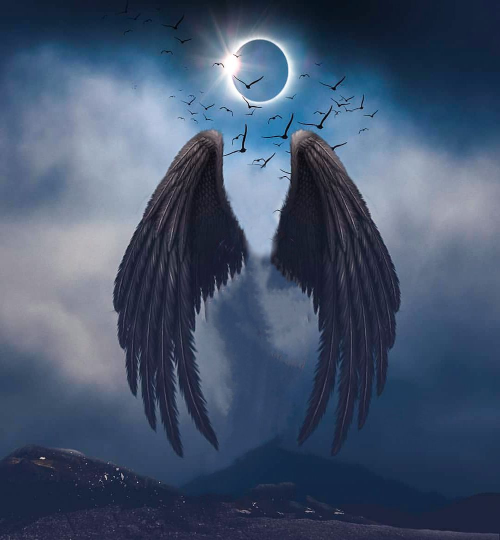
#> input picture images/wings.jpg, 1000 x 1080 px (shown at 1/2 size)
$ python demoImagen.py   (older library calls are emulated)
#> lines starting #> are read from the running program, lines starting #| are printed output that depends on the picture
from PIL import Image
from PIL import ImageOps
from PIL import ImageFilter


img = Image.open('./wings.jpg')
#> img is the input picture: PIL image 1000x1080 RGB; mean R, G, B 68, 83.6, 108.2

img = ImageOps.autocontrast(img)
img = ImageOps.equalize(img)
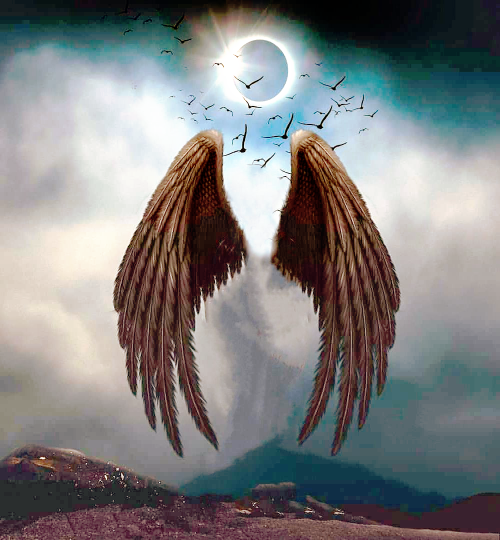
#> img: PIL image 1000x1080 RGB (shown at 1/2 size); mean R, G, B 126.3, 126.4, 126.6
img = img.filter(ImageFilter.EDGE_ENHANCE)
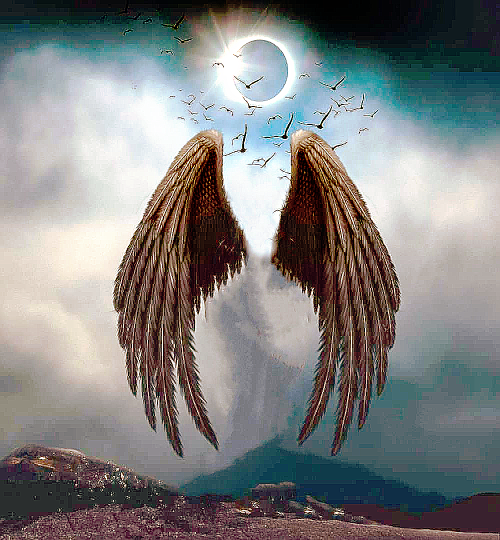
#> img: PIL image 1000x1080 RGB (shown at 1/2 size); mean R, G, B 127.9, 128.5, 128

img.thumbnail((843,512),Image.ANTIALIAS)
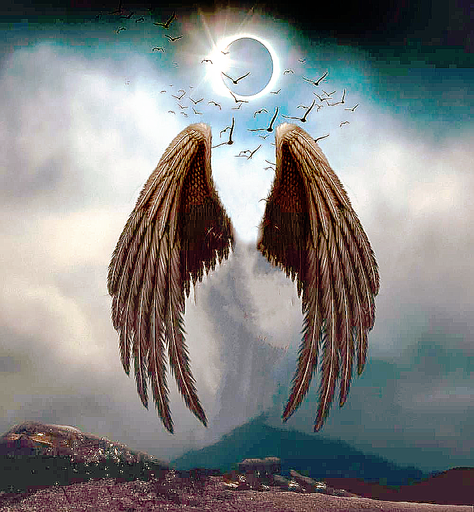
#> img: PIL image 474x512 RGB; mean R, G, B 127.9, 128.6, 128

img = ImageOps.expand(img, border=1,fill=0)
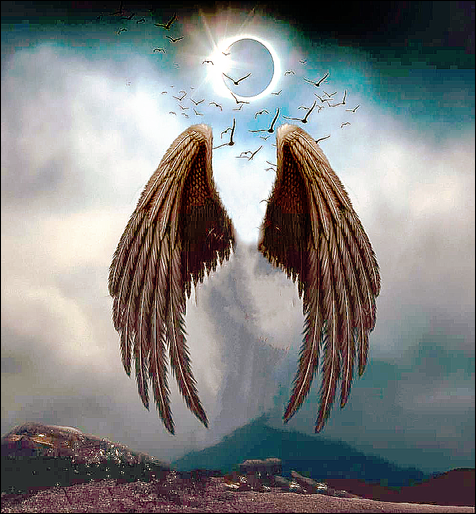
#> img: PIL image 476x514 RGB; mean R, G, B 126.9, 127.5, 127

img.save('wingsTreated.png')
